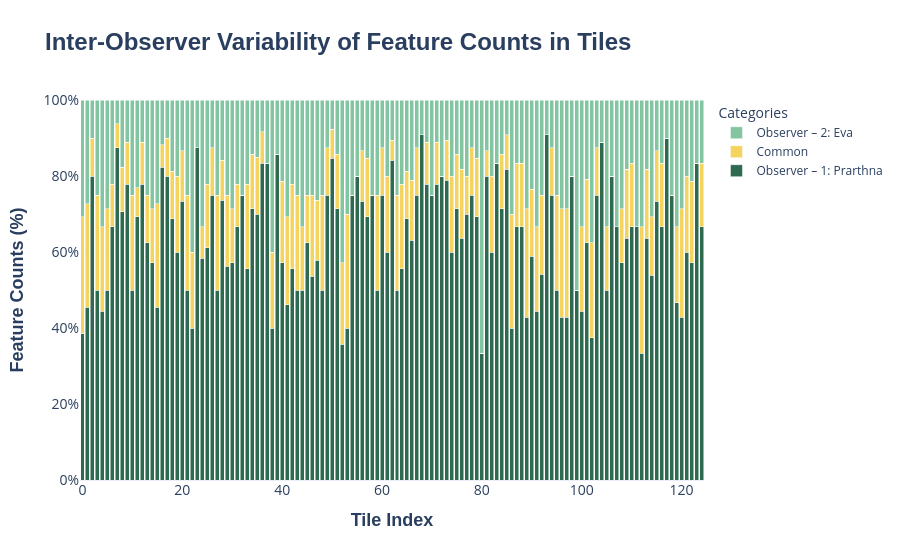

Notebook cell for this chart:
### Markdown cell above
## Training

### Code cell
import pandas as pd
import plotly.graph_objects as go

InterVar = pd.read_csv("../Data_Prepration/interobserver_variability_train.csv")

total = InterVar['Observer – 1'] + InterVar['Common'] + InterVar['Observer – 2']

fig = go.Figure(data=[
    go.Bar(
        name='Observer – 1: Prarthna',
        x=InterVar['index'],
        y=InterVar['Observer – 1'] / total * 100,
        marker_color='#2D6A4F'
    ),
    go.Bar(
        name='Common',
        x=InterVar['index'],
        y=InterVar['Common'] / total * 100,
        marker_color='#F4D35E'
    ),
    go.Bar(
        name='Observer – 2: Eva',
        x=InterVar['index'],
        y=InterVar['Observer – 2'] / total * 100,
        marker_color='#84C5A1'
    )
])

fig.update_layout(
    barmode='stack',
    title=dict(text='<b>Inter-Observer Variability of Feature Counts in Tiles</b>', font=dict(size=24, family='Arial, bold')),
    xaxis_title=dict(text='<b>Tile Index</b>', font=dict(size=18, family='Arial, bold')),
    yaxis_title=dict(text='<b>Feature Counts (%)</b>', font=dict(size=18, family='Arial, bold')),
    yaxis=dict(range=[0, 100], ticksuffix='%', title_font=dict(size=18), tickfont=dict(size=14)),
    xaxis=dict(tickfont=dict(size=14)),
    legend_title='Categories',
    template='plotly_white'
)

fig.show()
